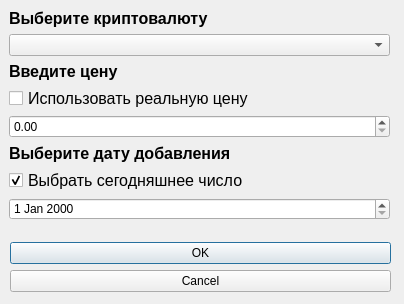
<?xml version="1.0" encoding="UTF-8"?>
<ui version="4.0">
 <class>Dialog</class>
 <widget class="QDialog" name="Dialog">
  <property name="geometry">
   <rect>
    <x>0</x>
    <y>0</y>
    <width>404</width>
    <height>304</height>
   </rect>
  </property>
  <property name="windowTitle">
   <string>Dialog</string>
  </property>
  <widget class="QDialogButtonBox" name="buttonBox">
   <property name="geometry">
    <rect>
     <x>10</x>
     <y>242</y>
     <width>381</width>
     <height>51</height>
    </rect>
   </property>
   <property name="orientation">
    <enum>Qt::Vertical</enum>
   </property>
   <property name="standardButtons">
    <set>QDialogButtonBox::Cancel|QDialogButtonBox::Ok</set>
   </property>
  </widget>
  <widget class="QWidget" name="">
   <property name="geometry">
    <rect>
     <x>9</x>
     <y>9</y>
     <width>381</width>
     <height>211</height>
    </rect>
   </property>
   <layout class="QVBoxLayout" name="verticalLayout">
    <item>
     <widget class="QLabel" name="label">
      <property name="font">
       <font>
        <family>Arial</family>
        <pointsize>12</pointsize>
        <weight>75</weight>
        <bold>true</bold>
       </font>
      </property>
      <property name="text">
       <string>Выберите криптовалюту</string>
      </property>
     </widget>
    </item>
    <item>
     <widget class="QComboBox" name="comboBox"/>
    </item>
    <item>
     <widget class="QLabel" name="label_2">
      <property name="font">
       <font>
        <family>Arial</family>
        <pointsize>12</pointsize>
        <weight>75</weight>
        <bold>true</bold>
       </font>
      </property>
      <property name="text">
       <string>Введите цену</string>
      </property>
     </widget>
    </item>
    <item>
     <widget class="QCheckBox" name="checkBox">
      <property name="enabled">
       <bool>true</bool>
      </property>
      <property name="font">
       <font>
        <family>Arial</family>
        <pointsize>12</pointsize>
       </font>
      </property>
      <property name="text">
       <string>Использовать реальную цену</string>
      </property>
     </widget>
    </item>
    <item>
     <widget class="QDoubleSpinBox" name="doubleSpinBox">
      <property name="enabled">
       <bool>true</bool>
      </property>
      <property name="maximum">
       <double>10000000000000000.000000000000000</double>
      </property>
     </widget>
    </item>
    <item>
     <widget class="QLabel" name="label_3">
      <property name="font">
       <font>
        <family>Arial</family>
        <pointsize>12</pointsize>
        <weight>75</weight>
        <bold>true</bold>
       </font>
      </property>
      <property name="text">
       <string>Выберите дату добавления</string>
      </property>
     </widget>
    </item>
    <item>
     <widget class="QCheckBox" name="checkBox_2">
      <property name="font">
       <font>
        <pointsize>12</pointsize>
       </font>
      </property>
      <property name="text">
       <string>Выбрать сегодняшнее число</string>
      </property>
      <property name="checked">
       <bool>true</bool>
      </property>
     </widget>
    </item>
    <item>
     <widget class="QDateEdit" name="dateEdit"/>
    </item>
   </layout>
  </widget>
 </widget>
 <resources/>
 <connections/>
</ui>
